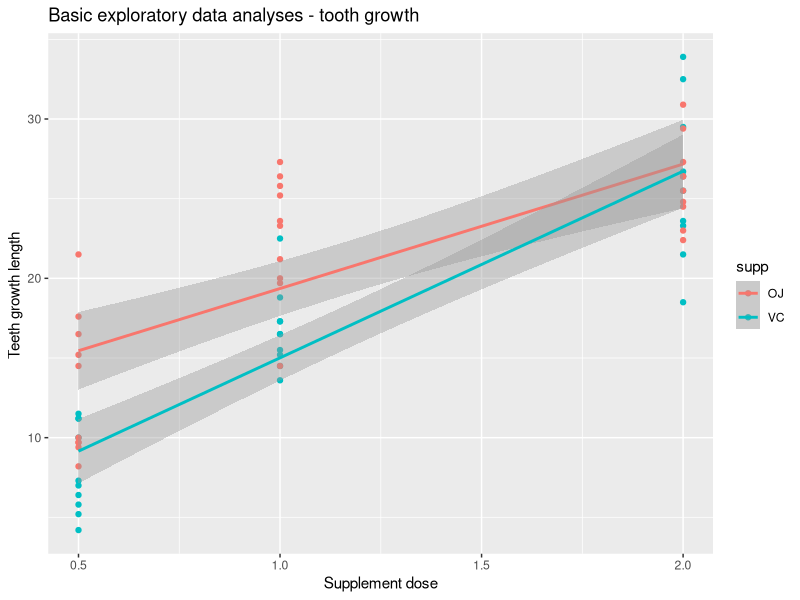
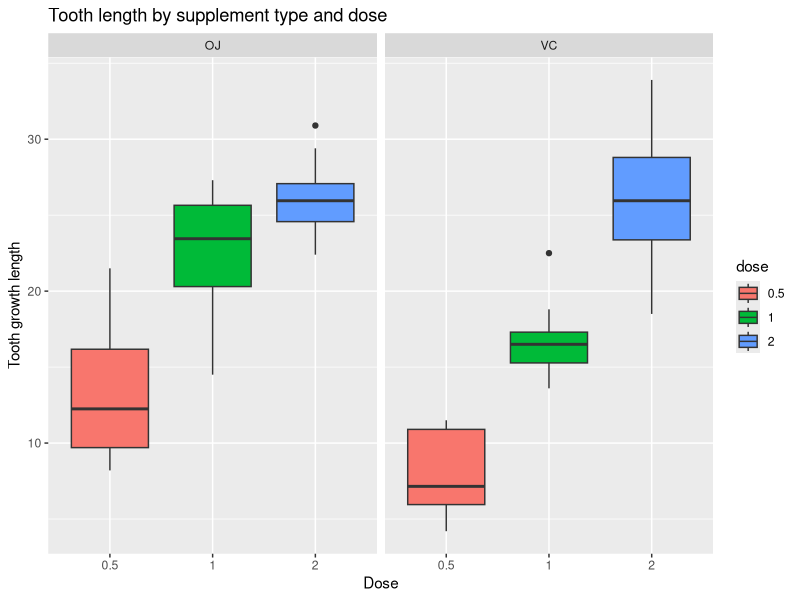
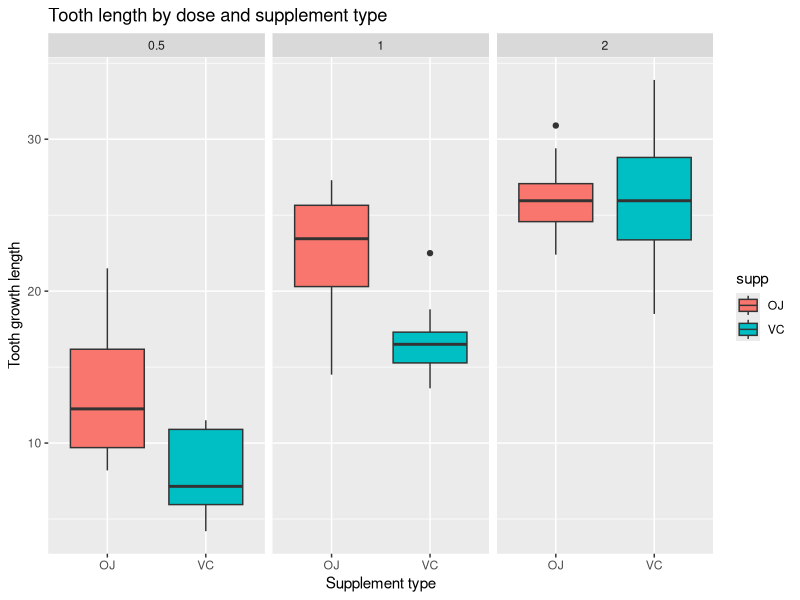

These figures' R source, in order:
## ---- chunk 1
sessionInfo()

set.seed(2021)

## ---- chunk 2
library(stats)
library(ggplot2)
library(sqldf)
library(dplyr, warn.conflicts = F)

## ---- chunk 3

data(ToothGrowth)
str(ToothGrowth)

summary(ToothGrowth)

qplot(dose, len, data = ToothGrowth, color = supp, geom = "point") +  
        geom_smooth(method = "lm") + 
        labs(title = "Basic exploratory data analyses - tooth growth ") + 
        labs(x = "Supplement dose", y = "Teeth growth length ")

## ---- chunk 4

GroupSumStats <- sqldf('select supp, dose, max(len) as Max, min(len) as Min,
                        median(len) as Median, avg(len) as Mean, 
                        round(stdev(len),2) as stdev, count(*) as n 
                        from ToothGrowth group by supp, dose')
GroupSumStats

#update dose as factor for analysis
ToothGrowth$dose<-as.factor(ToothGrowth$dose)

ggplot(aes(x=dose, y=len), data=ToothGrowth) + 
        geom_boxplot(aes(fill=dose)) + 
        xlab("Dose") +
        ylab("Tooth growth length") + 
        facet_grid(~ supp) + 
        ggtitle("Tooth length by supplement type and dose")

ggplot(aes(x=supp, y=len), data=ToothGrowth) + 
        geom_boxplot(aes(fill=supp)) + 
        xlab("Supplement type") +
        ylab("Tooth growth length") + 
        facet_grid(~ dose) + 
        ggtitle("Tooth length by dose and supplement type") 
## ---- chunk 5
## OJ and VC data
OJ <- filter(ToothGrowth, supp == 'OJ')$len
VC <- filter(ToothGrowth, supp == 'VC')$len

## t- test by supplement type OJ and VC
t.test(OJ, VC, paired = FALSE, var.equal = FALSE)

## ---- chunk 6
##  data by dose: 0.5,1.0 and  2.0
dose_0.5 <- filter(ToothGrowth, dose == 0.5)$len
dose_1.0 <- filter(ToothGrowth, dose == 1.0)$len
dose_2.0 <- filter(ToothGrowth, dose == 2.0)$len

## t- test by dose 0.5 and 1.0
t.test(dose_0.5, dose_1.0, paired = FALSE, var.equal = FALSE)

## t- test by dose 0.5 and 2.0
t.test(dose_0.5, dose_2.0, paired = FALSE, var.equal = FALSE)

## t- test by dose 1.0 and 2.0
t.test(dose_1.0, dose_2.0, paired = FALSE, var.equal = FALSE)
